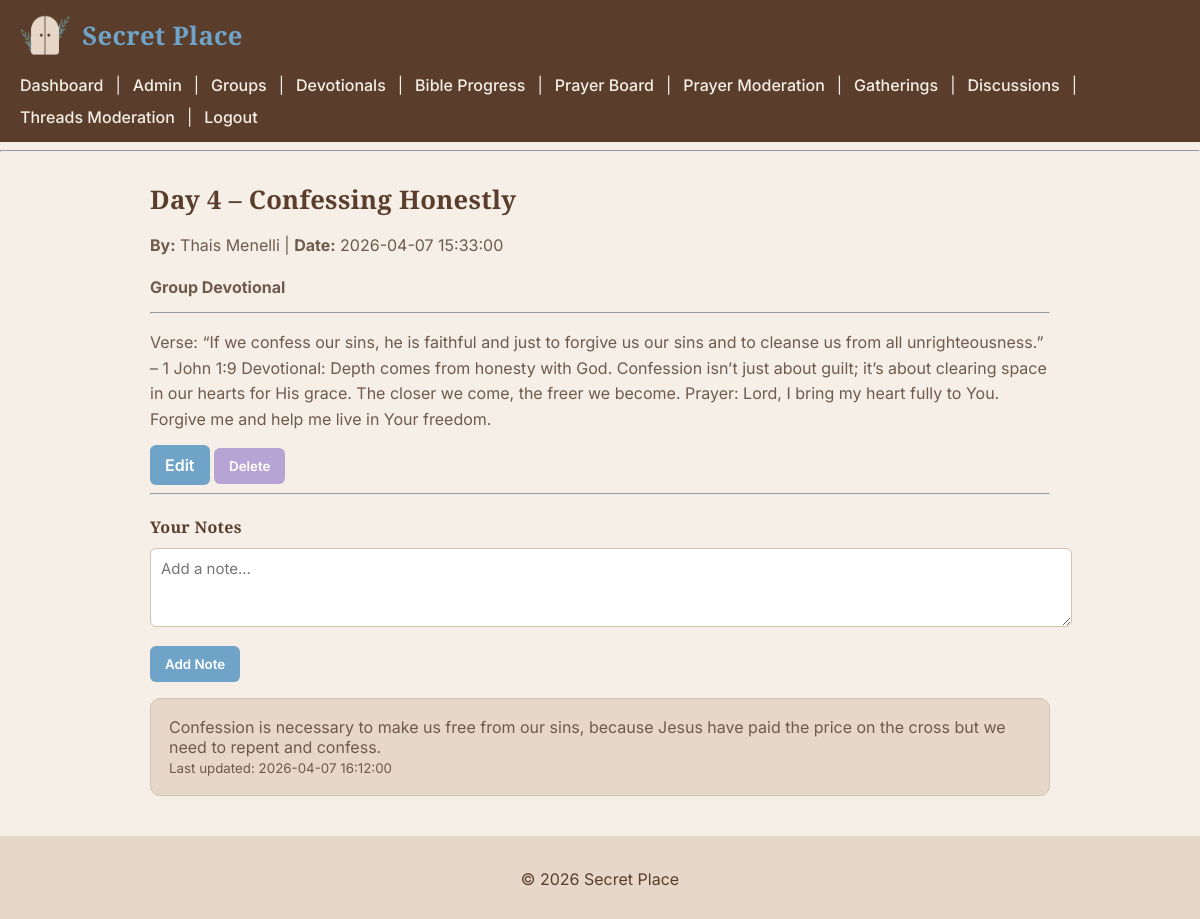
Screenshot of /devotionals/12 (signed in) with the database file from the repository.
### tables this page shows
CREATE TABLE devotionals (
    id INTEGER PRIMARY KEY AUTOINCREMENT,
    title TEXT NOT NULL,
    content TEXT NOT NULL,
    created_by INTEGER NOT NULL,
    group_id INTEGER,
    is_active INTEGER DEFAULT 1, created_at DATETIME DEFAULT CURRENT_TIMESTAMP,
    FOREIGN KEY(created_by) REFERENCES users(id)
);

CREATE TABLE users (
    id INTEGER PRIMARY KEY AUTOINCREMENT,
    name TEXT NOT NULL,
    email TEXT UNIQUE NOT NULL,
    password TEXT NOT NULL,
    role TEXT DEFAULT 'member'
, is_active INTEGER DEFAULT 1);

CREATE TABLE user_notes (
    note_id INTEGER PRIMARY KEY AUTOINCREMENT,
    user_id INTEGER NOT NULL,
    devotional_id INTEGER NOT NULL,
    note_text TEXT,
    updated_at DATETIME DEFAULT CURRENT_TIMESTAMP,
    FOREIGN KEY (user_id) REFERENCES users(user_id),
    FOREIGN KEY (devotional_id) REFERENCES devotionals(devotional_id)
);

### routes/devotionals.py (the view)
@devotionals_bp.route('/<int:id>', methods=['GET', 'POST'])
def devotional_detail(id):
    user_id = session.get('user_id')
    if not user_id:
        return redirect(url_for('auth.login'))
    row = get_devotional_by_id(id)
    if not row:
        flash("Devotional not found.", "danger")
        return redirect(url_for('devotionals.list_devotionals'))
    group_id = row[4]
    if group_id:
        user_groups = get_user_group_ids(user_id)
        if group_id not in user_groups:
            flash("You do not have access.", "danger")
            return redirect(url_for('devotionals.list_devotionals'))
    author = get_user_by_id(row[3])
    devotional = {
        "id": row[0],
        "title": row[1],
        "content": row[2],
        "author_name": author[1] if author else "Unknown",
        "author_id": row[3],
        "group_id": group_id,
        "created_at": row[6]
    }
    if request.method == 'POST':
        note_text = request.form.get('note_text')
        if note_text and note_text.strip():
            add_user_note(user_id, id, note_text)
            flash("Note added!", "success")
        return redirect(url_for('devotionals.devotional_detail', id=id))
    notes_raw = get_user_notes(user_id, id)
    notes = [{"text": n[1], "created_at": n[2]} for n in notes_raw]
    can_edit_delete = can_user_edit_delete(user_id, id)
    return render_template(
        'devotional_detail.html',
        devotional=devotional,
        notes=notes,
        can_edit_delete=can_edit_delete
    )

### sqlite_db.py (called while the page is built)
def connect_db():
    return sqlite3.connect(Config.DATABASE)

def get_user_by_id(user_id):
    conn = connect_db()
    cursor = conn.cursor()
    cursor.execute(
        "SELECT * FROM users WHERE id = ?",
        (user_id,)
    )
    user = cursor.fetchone()
    conn.close()
    return user

def get_devotional_by_id(devotional_id):
    conn = connect_db()
    cursor = conn.cursor()
    cursor.execute(
        """
        SELECT *
        FROM devotionals
        WHERE id = ? AND is_active = 1
        """,
        (devotional_id,)
    )
    devotional = cursor.fetchone()
    conn.close()
    return devotional

def can_user_edit_delete(user_id, devotional_id):
    conn = connect_db()
    cursor = conn.cursor()
    cursor.execute(
        "SELECT created_by, group_id FROM devotionals WHERE id = ?",
        (devotional_id,)
    )
    devotional = cursor.fetchone()
    if not devotional:
        conn.close()
        return False
    devotional_creator = devotional[0]
    cursor.execute(
        "SELECT role FROM users WHERE id = ?",
        (user_id,)
    )
    user_role = cursor.fetchone()
    conn.close()
    if not user_role:
        return False
    role = user_role[0]
    if role == "admin":
        return True
    if role == "leader" and devotional_creator == user_id:
        return True
    return False

def get_user_group_ids(user_id):
    conn = connect_db()
    cursor = conn.cursor()
    cursor.execute(
        "SELECT group_id FROM group_members WHERE user_id = ?",
        (user_id,)
    )
    rows = cursor.fetchall()
    conn.close()
    return [row[0] for row in rows]

def get_user_notes(user_id, devotional_id):
    conn = connect_db()
    cursor = conn.cursor()
    cursor.execute(
        """
        SELECT note_id, note_text, updated_at
        FROM user_notes
        WHERE user_id = ? AND devotional_id = ?
        ORDER BY updated_at DESC
        """,
        (user_id, devotional_id)
    )
    notes = cursor.fetchall()
    conn.close()
    return notes

### templates/devotional_detail.html
{% extends "layout.html" %}
{% block content %}
<h2>{{ devotional.title | default('No Title') }}</h2>
<p><strong>By:</strong> {{ devotional.author_name | default('Unknown') }} | <strong>Date:</strong> {{ devotional.created_at | default('Unknown') }}</p>
{% if devotional.group_id %}
  <p><strong>Group Devotional</strong></p>
{% else %}
  <p><strong>Global Devotional</strong></p>
{% endif %}
<hr>
<p>{{ devotional.content }}</p>
{% if can_edit_delete %}
  <a href="{{ url_for('devotionals.edit_devotional', id=devotional.id) }}" class="btn btn-warning">Edit</a>
  <form id="delete-devotional-{{ devotional.id }}"
        action="{{ url_for('devotionals.delete_devotional_route', id=devotional.id) }}"
        method="POST"
        style="display:inline;">
      <button type="button"
              class="btn btn-danger"
              data-confirm="Delete this devotional?"
              data-form="delete-devotional-{{ devotional.id }}">
          Delete
      </button>
  </form>
{% endif %}
<hr>
<h4>Your Notes</h4>
<form method="POST">
  <div class="mb-3">
    <textarea class="form-control" name="note_text" rows="3" placeholder="Add a note..." required></textarea>
  </div>
  <button type="submit" class="btn btn-primary">Add Note</button>
</form>
{% if notes %}
  <ul class="list-group mt-3">
    {% for note in notes %}
        <li class="list-group-item">
            {{ note.text }}
            <br>
            <small class="text-muted">Last updated: {{ note.created_at }}</small>
        </li>
    {% endfor %}
  </ul>
{% else %}
  <p class="mt-2">You have no notes for this devotional yet.</p>
{% endif %}
{% endblock %}

### static/css/styles.css (style rules this page uses)
body { font-family: 'Inter', sans-serif; background-color: #f5efe7; color: #6f5a4b; margin: 0; padding: 0; }
h1, h2, h3, h4, h5, h6 { font-family: 'Playfair Display', serif; color: #5a3e2b; font-weight: 700; letter-spacing: 0.3px; margin-bottom: 10px; }
h2 { font-size: 1.6rem; margin-bottom: 10px; }
p { line-height: 1.6; margin-bottom: 12px; }
section, h2 { margin-top: 25px; }
.list-group-item { background-color: #e6d7c8; border-radius: 10px; padding: 18px; margin-bottom: 15px; border: 1px solid #d2c2b2; transition: all 0.2s ease; }
a { color: #6fa3c8; }
button, .button, .btn { font-family: 'Inter', sans-serif; font-weight: 600; background-color: #6fa3c8; color: white; border: none; padding: 10px 15px; text-decoration: none; cursor: pointer; border-radius: 6px; display: inline-block; transition: all 0.2s ease; }
.btn-danger { background-color: #b8a4d4; }
input, textarea, select { font-family: 'Inter', sans-serif; font-size: 15px; width: 100%; padding: 10px; margin-bottom: 15px; border-radius: 6px; border: 1px solid #d2c2b2; background-color: white; }
ul { list-style-type: none; padding-left: 0; }
ul li { background-color: #e6d7c8; margin-bottom: 10px; padding: 15px; border-radius: 8px; border: 1px solid #d2c2b2; }

### rows the page displays
devotionals: title "Day 4 – Confessing Honestly", created_at "2026-04-07 15:33:00", content "Verse: “If we confess our sins, he is faithful and just to forgive us our sins and to cleanse us from all unrighteousness.” – 1 John 1:9 Devotional: Depth comes from honesty with God. Confession isn’t just about guilt; it’s about clearing space in our hearts for His grace. The closer we come, the freer we become. Prayer: Lord, I bring my heart fully to You. Forgive me and help me live in Your freedom."
users: author_name "Thais Menelli"
user_notes: text "Confession is necessary to make us free from our sins, because Jesus have paid the price on the cross but we need to repent and confess.", created_at "2026-04-07 16:12:00"
